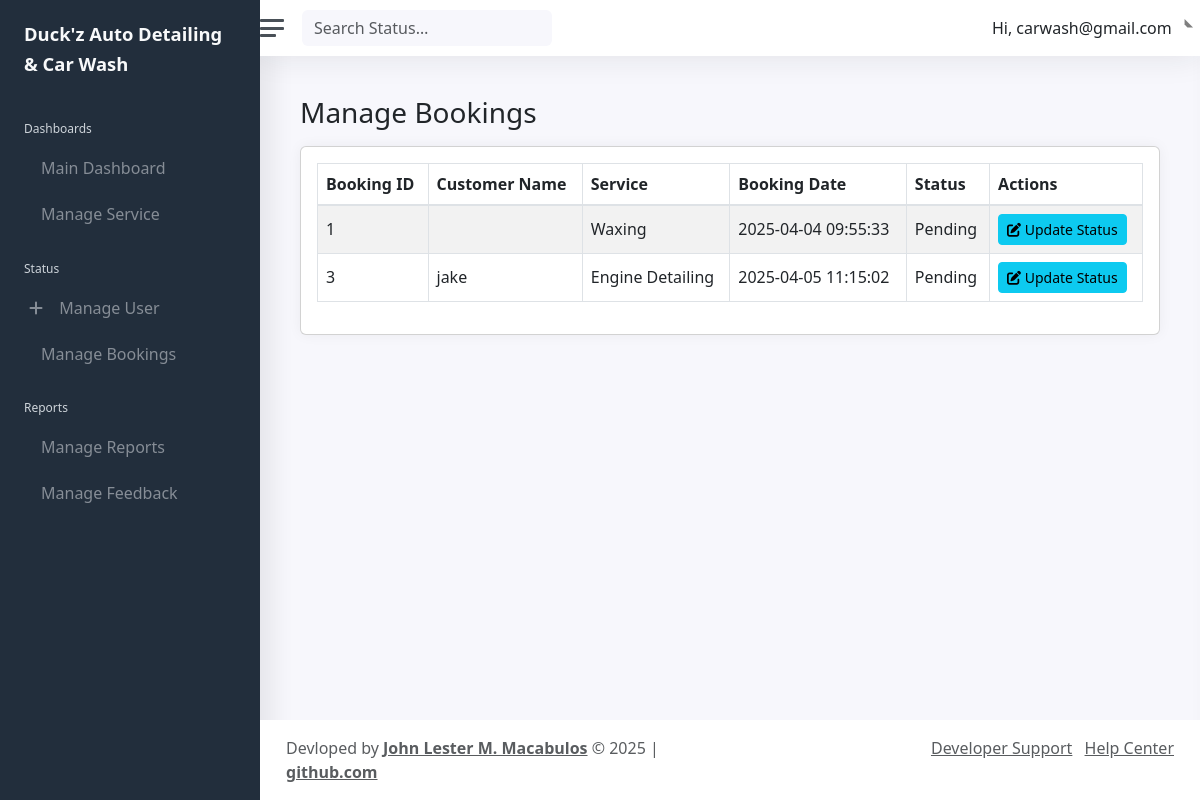
Before: /admin/manage_bookings.php (signed in) with the older database file.
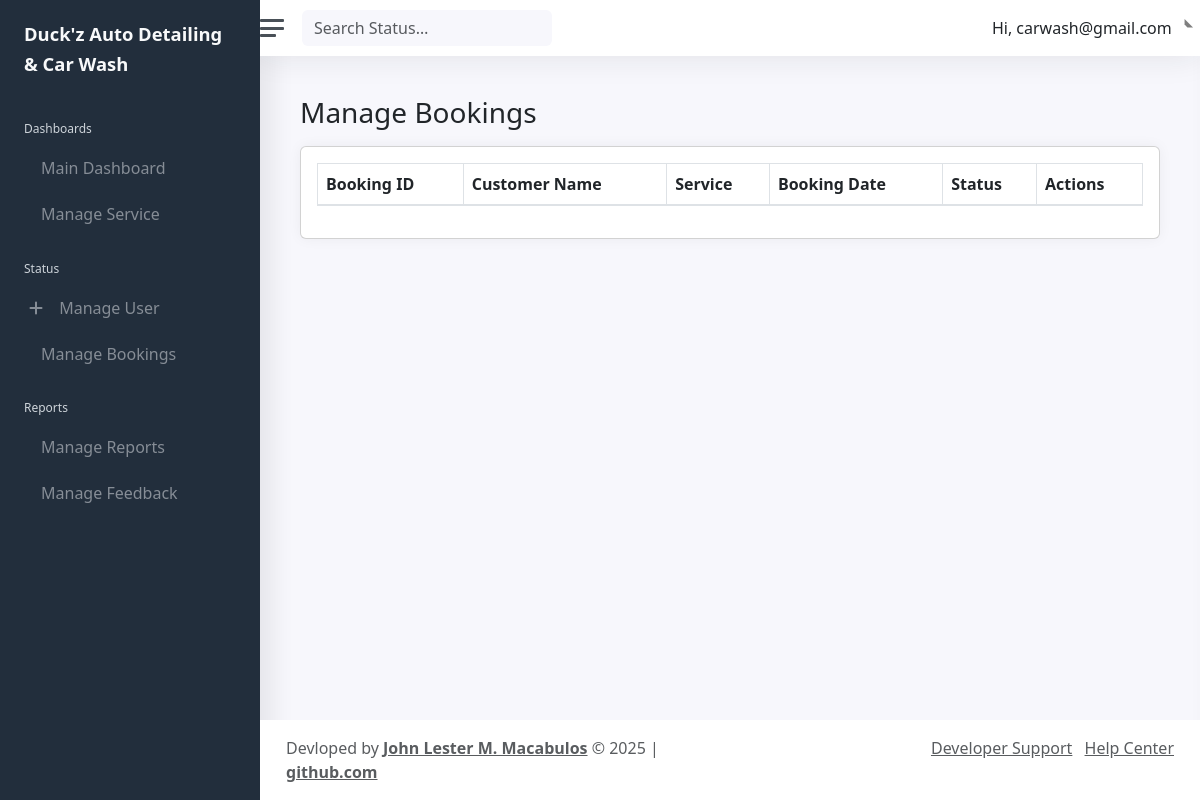
After: the same page with the newer database file.
### tables this page shows
CREATE TABLE `bookings` (
  `BookingID` int(11) NOT NULL,
  `CustomerID` int(11) NOT NULL,
  `ServiceID` int(11) NOT NULL,
  `BookingDate` datetime DEFAULT current_timestamp(),
  `StatusID` int(11) DEFAULT 1
);

CREATE TABLE `service` (
  `ServiceID` int(11) NOT NULL,
  `ServiceName` varchar(100) NOT NULL,
  `Description` text DEFAULT NULL,
  `ImagePath` varchar(255) DEFAULT NULL
);

CREATE TABLE `customer` (
  `CustomerID` int(11) NOT NULL,
  `Username` varchar(50) NOT NULL,
  `EmailAddress` varchar(100) NOT NULL,
  `Age` int(11) DEFAULT NULL,
  `Password` varchar(255) NOT NULL,
  `ConfirmPassword` varchar(255) NOT NULL,
  `ProfilePicture` varchar(255) DEFAULT NULL,
  `ServiceID` int(11) DEFAULT NULL,
  `BookingDate` datetime DEFAULT NULL,
  `StatusID` int(11) DEFAULT 1
);

### admin/manage_bookings.php (the view, shortened to what this page needs)
<?php
require_once '../connection/conn.php';
$sql = "SELECT b.BookingID, b.BookingDate, b.StatusID, c.Username AS CustomerName, s.ServiceName
        FROM bookings b
        JOIN customer c ON b.CustomerID = c.CustomerID
        JOIN service s ON b.ServiceID = s.ServiceID
        ORDER BY b.BookingID ASC";
$result = mysqli_query($conn, $sql);
?>
<!DOCTYPE html>
<html lang="en">
<?php include 'includes/head.php'; ?>
<body>
<div class="wrapper">
    <?php include 'includes/nav.php'; ?>
    <div class="main">
        <?php include 'includes/navtop.php'; ?>
        <main class="content">
            <div class="container-fluid p-0">
                <h1 class="h3 mb-3">Manage Bookings</h1>
                <div class="row">
                    <div class="col-12">
                        <div class="card">
                            <div class="card-body">
                                <table id="example" class="table table-striped table-bordered">
                                    <thead>
                                        <tr>
                                            <th>Booking ID</th>
                                            <th>Customer Name</th>
                                            <th>Service</th>
                                            <th>Booking Date</th>
                                            <th>Status</th>
                                            <th>Actions</th>
                                        </tr>
                                    </thead>
                                    <tbody>
                                    <?php while ($row = mysqli_fetch_assoc($result)): ?>
                                        <tr>
                                            <td><?php echo $row['BookingID']; ?></td>
                                            <td><?php echo $row['CustomerName']; ?></td>
                                            <td><?php echo $row['ServiceName']; ?></td>
                                            <td><?php echo $row['BookingDate']; ?></td>
                                            <td><?php echo $row['StatusID'] == 1 ? 'Pending' : ($row['StatusID'] == 2 ? 'Completed' : 'Cancelled'); ?></td>
                                            <td>
                                                <button class="btn btn-info btn-sm" onclick="editBooking(<?php echo $row['BookingID']; ?>)" data-bs-toggle="modal" data-bs-target="#updateStatusModal">
                                                    <i class="fa fa-edit"></i> Update Status
                                                </button>
                                            </td>
                                        </tr>
                                    <?php endwhile; ?>
                                    </tbody>
                                </table>
                            </div>
                        </div>
                    </div>
                </div>
            </div>
        </main>
        <?php include 'includes/footer.php'; ?>
    </div>
</div>
</body>
</html>

Changed rows visible on the page:
removed bookings: BookingID "1", ServiceID.ServiceName "Waxing", BookingDate "2025-04-04 09:55:33", shows "Pending"
removed bookings: BookingID "3", CustomerID.Username "jake", ServiceID.ServiceName "Engine Detailing", BookingDate "2025-04-05 11:15:02", shows "Pending"
